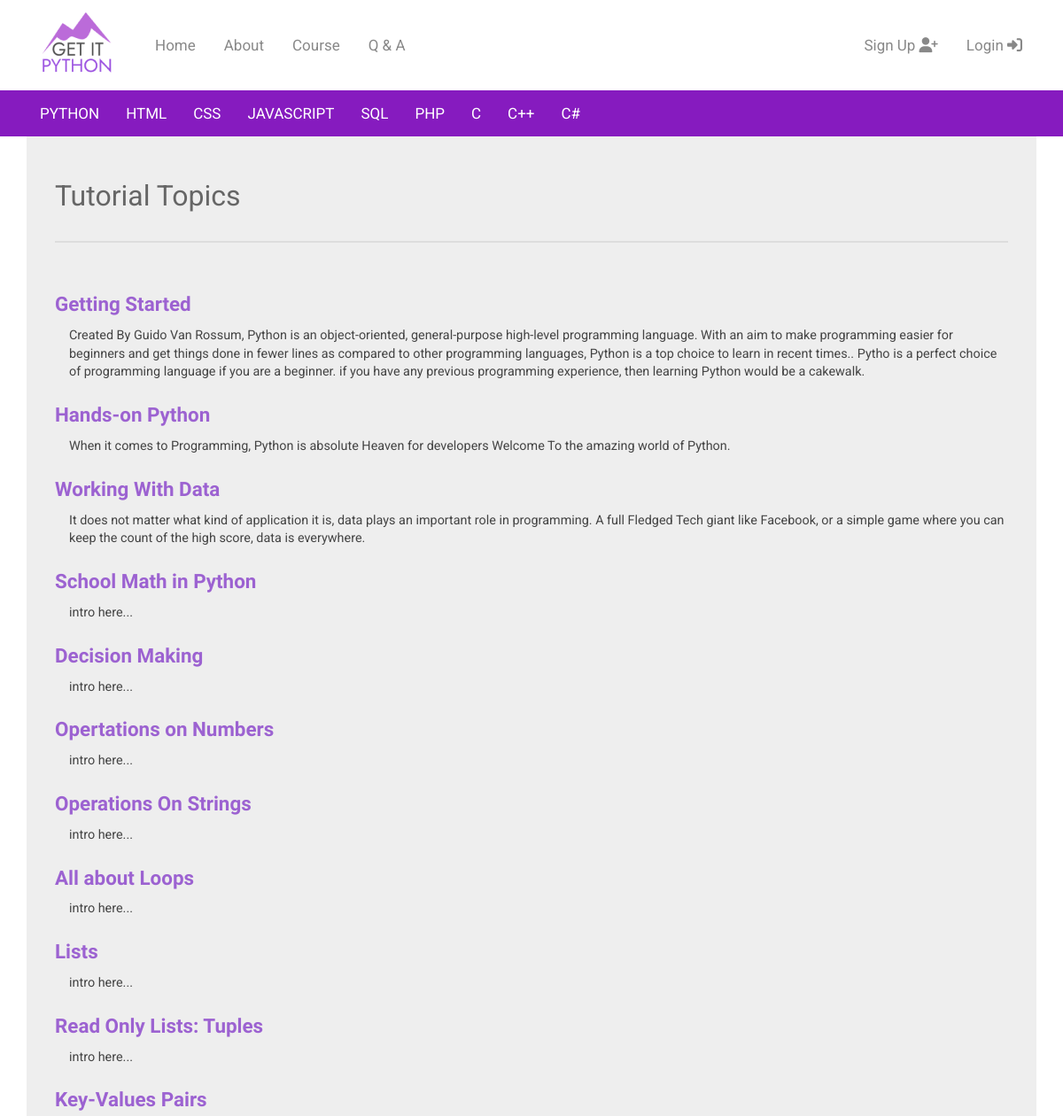
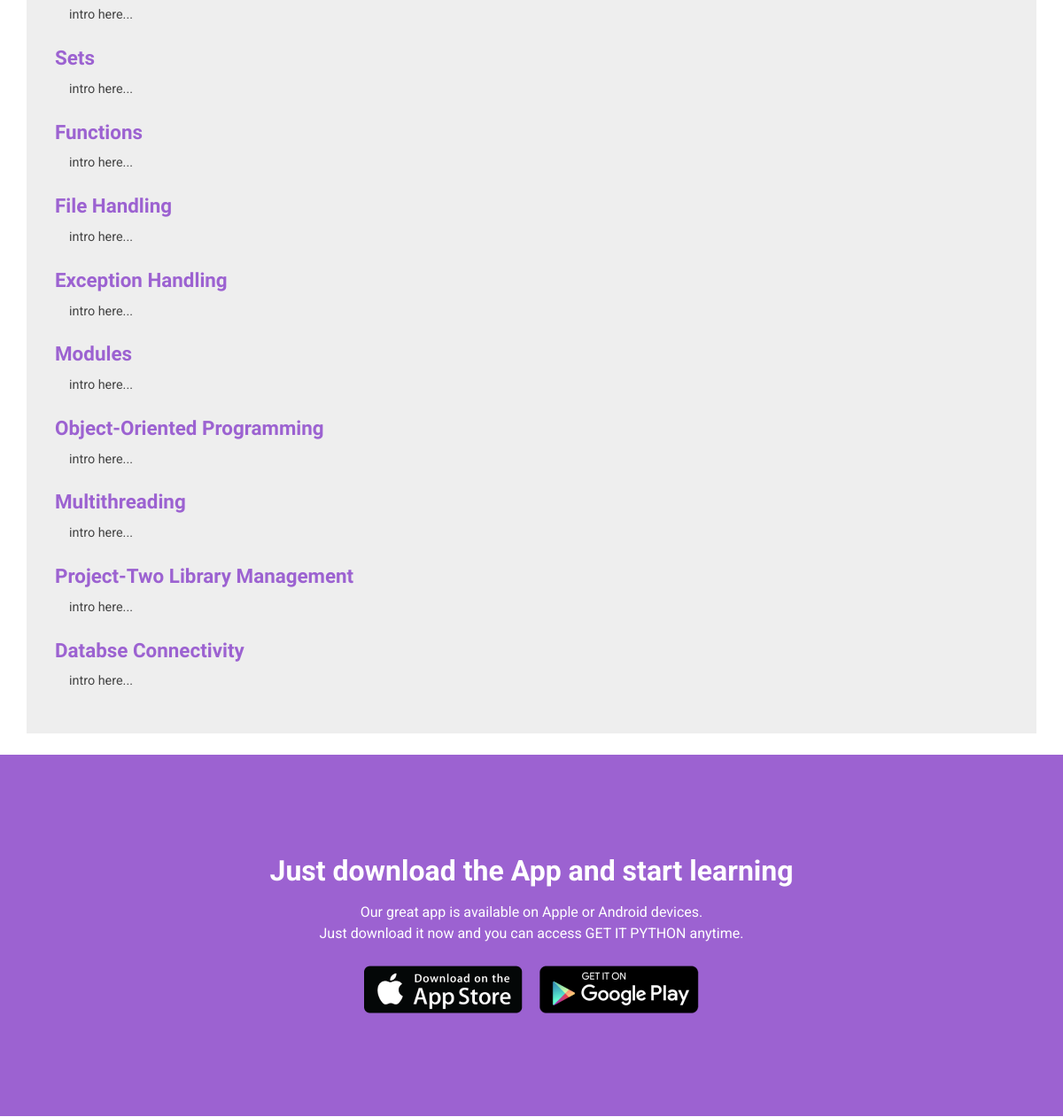
Before: /course/courses/topiclist/ (upper part) with the older database file (2 pictures, top to bottom).
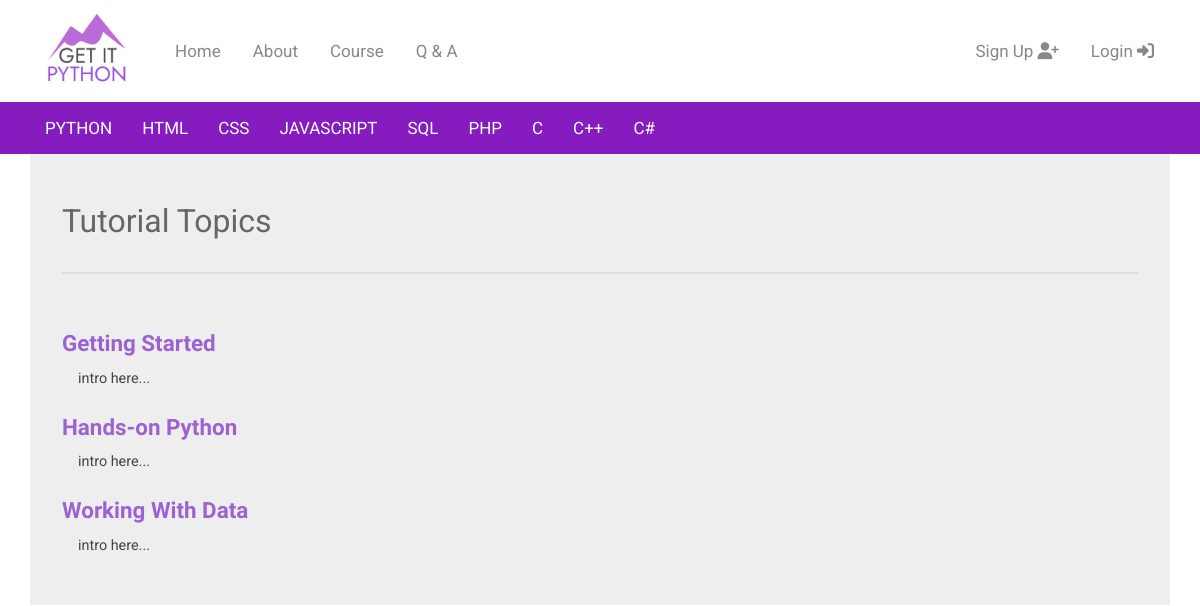
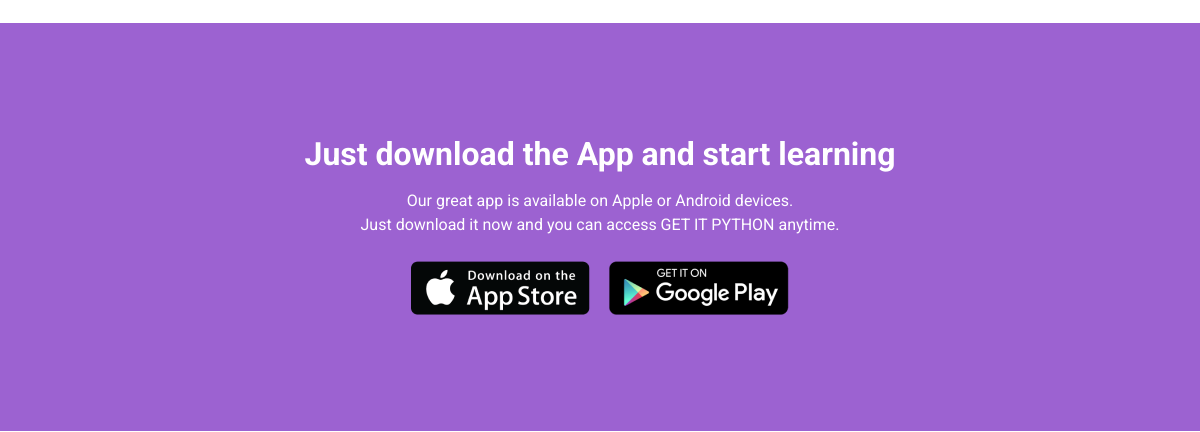
After: the same page with the newer database file (2 pictures, top to bottom).
### courses/models.py (models this page shows, shortened)
class Topic(models.Model):
    course = models.ForeignKey(Course, on_delete= models.CASCADE)
    name = models.CharField(max_length=50, default="name here...")
    intro = models.TextField(max_length=500, default="intro here...")

### courses/views.py (the view)
# urls.py: path("courses/topiclist/", TopicListView.as_view(), name="topic_list"),
class TopicListView(ListView):
    model = Topic
    template_name = "courses/topic_list.html"

### courses/templates/courses/topic_list.html (shortened to what this page needs)
{% extends "base.html" %}
{% block content %}
<section class="container">
    <div class="course_container">
    <h1 class="course_heading">Tutorial Topics</h1>
    <p class="border"><p>
    {% for topic in topic_list %}
        <h2 class="topic_title">{{ topic.name }} </h2>
        <p class="topic_p"> {{ topic.intro }} </p>
    {% endfor %}
    </div>
</section>
{% endblock content %}

### templates/base.html (shortened to what this page needs)
{% load static %}
<!DOCTYPE html>
<html lang="en">
<head>
    <link rel="stylesheet" href="{% static '/css/main.css' %}">
    <link rel="stylesheet" href="{% static '/css/about.css' %}">
    <link rel="stylesheet" href="{% static '/css/registration.css' %}">
    <link rel="stylesheet" href="{% static '/css/courses.css' %}">
</head>
<body>
    <header>
        {% include "navbar.html" %}
        {% include "course_nav.html" %}
    </header>
    <main>
        {% block content %}
        {% endblock content %}
    </main>
    <footer>
        {% include "mobile_ad.html" %}
    </footer>
</body>
</html>

### templates/navbar.html (shortened to what this page needs)
{% load static %}
<nav class="container">
    <div class="topnav" id="myTopnav">
        <a href="{% url 'home' %}">
        <image id="logo" src="{% static 'images/getitLogo.png' %}" alt="GET IT PYTHON Logo"></image>
        </a>
        <a id="menu" href="{% url 'home' %}">Home</a>
        <a id="menu" href="{% url 'about' %}">About</a>
        <a id="menu" href="{% url 'course_list' %}">Course</a>
        <a id="menu" href="#">Q &amp; A</a>
        {% if user.is_authenticated %}
            <a id="right" href="{% url 'logout' %}"><div class="navbutton">Logout <i class="fas fa-sign-out-alt"></i></div></a>
            <a id="right" href="{% url 'course_list' %}"><div class="navbutton">Your Courses  <i class="fas fa-user-circle"></i></div></a>
        {% else %}
            <a id="right" href="{% url 'login' %}"><div class="navbutton">Login  <i class="fas fa-sign-in-alt"></i></div></a>
            <a id="right" href="{% url 'signup' %}"><div class="navbutton">Sign Up  <i class="fas fa-user-plus"></i></div></a>
        {% endif %}
    </div>
</nav>

### templates/course_nav.html
<div class="course_nav_container">
<nav class="container">
    <div class="course_topnav" id="myTopnav">
        <a id="c_menu" href="{% url 'course_list' %}">PYTHON</a>
        <a id="c_menu" href="#}">HTML</a>
        <a id="c_menu" href="#">CSS</a>
        <a id="c_menu" href="#">JAVASCRIPT</a>
        <a id="c_menu" href="#">SQL</a>
        <a id="c_menu" href="#">PHP</a>
        <a id="c_menu" href="#">C</a>
        <a id="c_menu" href="#">C++</a>
        <a id="c_menu" href="#">C#</a>
    </div>
</nav>
</div>

### templates/mobile_ad.html
{% load static %}
<section class="dl_app_container">
    <h1 class="dl_app_header">Just download the App and start learning</h1>
    <p class="dl_app_p">Our great app is available on Apple or Android devices.<br>
        Just download it now and you can access GET IT PYTHON anytime.</p>
    <img src="{% static 'images/app-store-logo.png' %}" alt="Apple App Store">
    <img src="{% static 'images/google-play-badge.png' %}" alt="Google Play Store">
</section>

### templates/footer.html (shortened to what this page needs)
{% load static %}

### static/css/main.css (style rules this page uses)
* { margin: 0; padding: 0; box-sizing: border-box; }
body { font-family: Roboto, Arial, Helvetica, sans-serif; }
a { text-decoration: none; }
.container { padding-right: 15px; padding-left: 15px; margin-right: auto; margin-left: auto; }
nav { padding: 0; }
.topnav { overflow: hidden; background-color: #FFFFFF; }
.topnav a { float: left; display: block; color: #888888; text-align: center; padding: 14px 16px; text-decoration: none; font-size: 17px; }
#logo { padding-right: 1rem; }
#menu { margin-top: 1.7rem; }
#right { float: right; margin-top: 1.7rem; }
.course_nav_container { background-color: #861bbf; margin: 0; }
.course_topnav { overflow: hidden; }
.course_topnav a { float: left; display: block; color: #FFFFFF; text-align: center; padding: 0 15px; text-decoration: none; font-size: 17px; }
#c_menu { margin: 1rem 0; }
.dl_app_container { width: 100%; margin: 0; padding: 7rem 1rem; text-align: center; background-color: #9C62D1; }
.dl_app_header { color: #ffffff; font-size: 2rem; padding-bottom: 1rem; }
.dl_app_p { color: #ffffff; padding-bottom: 1.5rem; line-height: 1.5rem; }
.dl_app_container img { padding-right: .5rem; padding-left: .5rem; }
@media (min-width: 768px) { .container { width: 750px; } }
@media (min-width: 992px) { .container { width: 970px; } }
@media (min-width: 1200px) { .container { width: 1170px; } }

### static/css/courses.css (style rules this page uses)
.course_container { padding: 3rem 5rem; margin-bottom: 1.5rem; background-color: #eeeeee; }
@media screen and (max-width: 1200px) { .course_container { padding: 3rem 2rem; } }
.course_heading { color: #666666; font-family: Roboto, Arial, Helvetica, sans-serif; font-weight: 400; font-size: 2rem; margin-bottom: 1rem; }
.border { width: 100%; height: auto; border-bottom: 2px solid #dddddd; padding-bottom: 1rem; margin-bottom: 2rem; }
.topic_title { color: #9C62D1; font-family: Quicksand, 'Franklin Gothic Medium', 'Arial Narrow', Arial, sans-serif; font-weight: 600; font-size: 1.4rem; padding: 1.5rem 0 .8rem 0; }
.topic_p { color: #444444; font-size: .9rem; line-height: 1.4rem; padding: 0 5rem; }
@media screen and (max-width: 1200px) { .topic_p { line-height: 1.3rem; padding: 0 0 0 1rem; } }

Changed rows visible on the page:
removed Topic: name "School Math in Python", intro "intro here..."
removed Topic: name "Decision Making", intro "intro here..."
removed Topic: name "Opertations on Numbers", intro "intro here..."
removed Topic: name "Operations On Strings", intro "intro here..."
removed Topic: name "All about Loops", intro "intro here..."
removed Topic: name "Lists", intro "intro here..."
removed Topic: name "Read Only Lists: Tuples", intro "intro here..."
removed Topic: name "Key-Values Pairs", intro "intro here..."
removed Topic: name "Sets", intro "intro here..."
removed Topic: name "Functions", intro "intro here..."
removed Topic: name "File Handling", intro "intro here..."
removed Topic: name "Exception Handling", intro "intro here..."
removed Topic: name "Modules", intro "intro here..."
removed Topic: name "Object-Oriented Programming", intro "intro here..."
removed Topic: name "Multithreading", intro "intro here..."
removed Topic: name "Project-Two Library Management", intro "intro here..."
removed Topic: name "Databse Connectivity", intro "intro here..."
changed Topic "Getting Started": intro "Created By Guido Van Rossum, Python is an object-oriented, general-purpose high-level programming language. With an aim to make programming easier for beginners and get things done in fewer lines as compared to other programming languages, Python is a top choice to learn in recent times.. Pytho is a perfect choice of programming language if you are a beginner. if you have any previous programming experience, then learning Python would be a cakewalk." → "intro here..."
changed Topic "Hands-on Python": intro "When it comes to Programming, Python is absolute Heaven for developers Welcome To the amazing world of Python." → "intro here..."
changed Topic "Working With Data": intro "It does not matter what kind of application it is, data plays an important role in programming. A full Fledged Tech giant like Facebook, or a simple game where you can keep the count of the high score, data is everywhere." → "intro here..."
